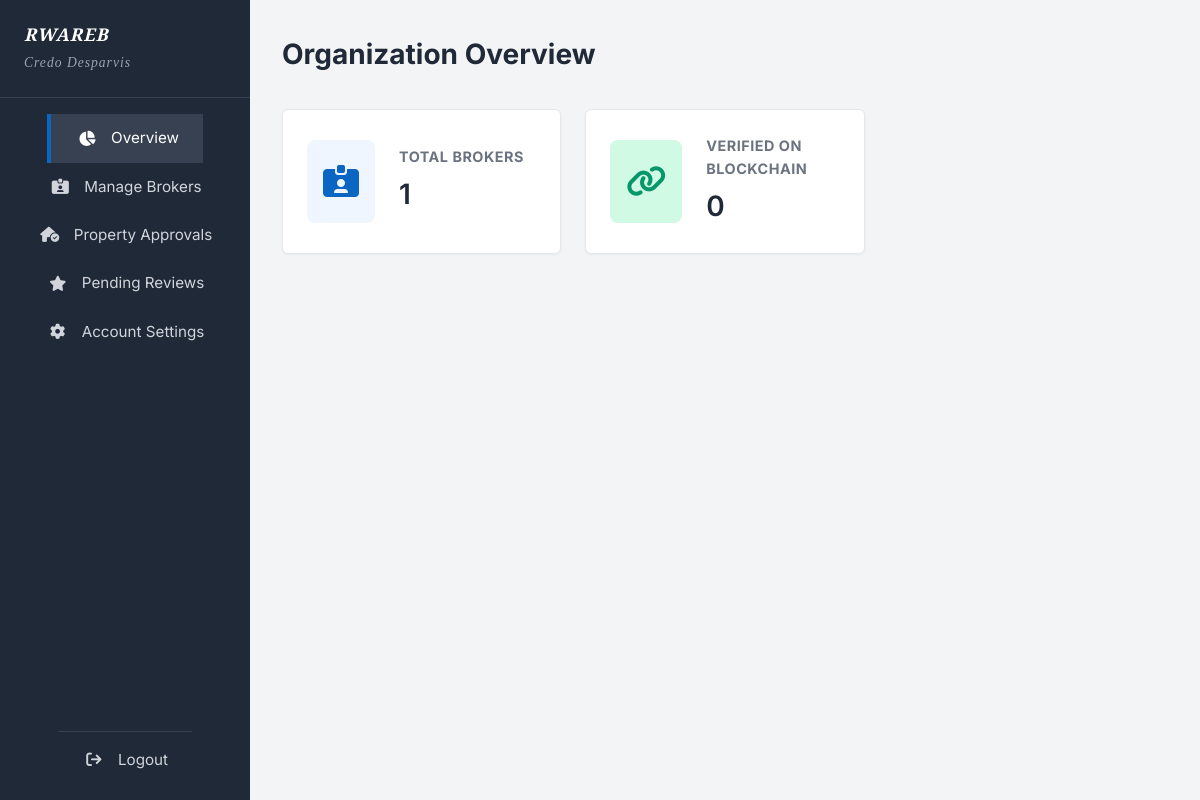
The page /assocdash (signed in) on the database its author committed.
### models.py (models this page shows)
class Organization(db.Model):
    __tablename__ = 'organizations'
    id = db.Column(db.String(36), primary_key=True, default=generate_uuid)
    name = db.Column(db.String(150), unique=True, nullable=False)
    registration_number = db.Column(db.String(100), unique=True, nullable=False)
    email = db.Column(db.String(150), nullable=False)
    phone = db.Column(db.String(30), nullable=False)
    address = db.Column(db.Text, nullable=True)
    status = db.Column(db.String(20), default='Active')  # 'Active' or 'Suspended'
    created_by = db.Column(db.String(36), db.ForeignKey('super_admins.id'), nullable=False)
    created_at = db.Column(db.DateTime, default=datetime.utcnow)
    updated_at = db.Column(db.DateTime, default=datetime.utcnow, onupdate=datetime.utcnow)
    admins = db.relationship('AssociationAdmin', backref='organization', lazy=True)

class AssociationAdmin(db.Model):
    __tablename__ = 'association_admins'
    id = db.Column(db.String(36), primary_key=True, default=generate_uuid)
    full_name = db.Column(db.String(100), nullable=False)
    email = db.Column(db.String(150), unique=True, nullable=False)
    password_hash = db.Column(db.Text, nullable=False)
    organization_id = db.Column(db.String(36), db.ForeignKey('organizations.id'), nullable=False)
    account_status = db.Column(db.String(20), default='Active')  # 'Active' or 'Revoked'
    approved_at = db.Column(db.DateTime, nullable=True)
    created_by = db.Column(db.String(36), db.ForeignKey('super_admins.id'), nullable=False)
    created_at = db.Column(db.DateTime, default=datetime.utcnow)
    updated_at = db.Column(db.DateTime, default=datetime.utcnow, onupdate=datetime.utcnow)
    wallet_address = db.Column(db.String(100), nullable=True)

### association.py (the view)
@association.route('/assocdash')
@assoc_login_required
def dashboard():
    admin = AssociationAdmin.query.get(session['assoc_admin_id'])
    total_brokers = Broker.query.filter_by(organization_id=admin.organization_id).count()
    return render_template("assoc_dashboard.html", admin=admin, total_brokers=total_brokers)

### association.py (called while the page is built)
def assoc_login_required(f):
    @wraps(f)
    def decorated_function(*args, **kwargs):
        if 'assoc_admin_id' not in session:
            return redirect(url_for('landing.login_portal'))
        return f(*args, **kwargs)
    return decorated_function

### templates/assoc_dashboard.html (shortened to what this page needs)
{% extends "assoc_base.html" %}
{% block content %}
<div class="admin-header">
    <h1>Organization Overview</h1>
</div>
<div class="metrics-grid">
    <div class="metric-card">
        <div class="metric-icon"><i class="fa-solid fa-id-card-clip"></i></div>
        <div class="metric-data">
            <h3>Total Brokers</h3>
            <p>{{ total_brokers }}</p>
        </div>
    </div>
    <div class="metric-card">
        <div class="metric-icon" style="color: #059669; background-color: #D1FAE5;"><i class="fa-solid fa-link"></i></div>
        <div class="metric-data">
            <h3>Verified on Blockchain</h3>
            <p>0</p>
        </div>
    </div>
</div>
{% endblock %}

### templates/assoc_base.html (shortened to what this page needs)
<!DOCTYPE html>
<html lang="en">
<head>
    <link rel="stylesheet" href="https://cdnjs.cloudflare.com/ajax/libs/font-awesome/6.4.0/css/all.min.css">
    <link rel="stylesheet" href="{{ url_for('static', filename='css/style.css') }}">
    <link rel="stylesheet" href="{{ url_for('static', filename='css/admin_style.css') }}">
</head>
<body>
    <div class="admin-layout">
        <aside class="admin-sidebar" style="background-color: #1F2937;">
            <div class="logo" style="padding: 1.5rem; border-bottom: 1px solid #374151;">
                <span style="display: block; font-size: 1.1rem; font-weight: bold; line-height: 1.2; color: white;">{{
                    current_admin.organization.name }}</span>
                <span
                    style="display: block; font-size: 0.85rem; color: #9CA3AF; font-weight: normal; margin-top: 0.4rem;">{{
                    current_admin.full_name }}</span>
            </div>
            <nav class="admin-nav">
                <a href="{{ url_for('association.dashboard') }}" class="{% if request.endpoint == 'association.dashboard' %}active{% endif %}">
                    <i class="fa-solid fa-chart-pie"></i> Overview
                </a>
                <a href="{{ url_for('association.brokers') }}" class="{% if 'brokers' in request.path %}active{% endif %}">
                    <i class="fa-solid fa-id-card-clip"></i> Manage Brokers
                </a>
                <a href="{{ url_for('association.manage_properties') }}" class="{% if 'properties' in request.path %}active{% endif %}">
                    <i class="fa-solid fa-house-circle-check"></i> Property Approvals
                </a>
                <a href="{{ url_for('association.manage_reviews') }}" class="{% if 'reviews' in request.path %}active{% endif %}">
                    <i class="fa-solid fa-star"></i> Pending Reviews
                </a>
                <a href="{{ url_for('association.settings') }}" class="{% if 'settings' in request.path %}active{% endif %}">
                    <i class="fa-solid fa-gear"></i> Account Settings
                </a>
                <a href="{{ url_for('association.logout') }}" style="margin-top: auto; border-top: 1px solid #374151; padding-top: 1rem;">
                    <i class="fa-solid fa-arrow-right-from-bracket"></i> Logout
                </a>
            </nav>
        </aside>
        <main class="admin-main">
            {% block content %}{% endblock %}
        </main>
    </div>
</body>
</html>

### static/css/style.css (style rules this page uses)
:root { --bg-white: #FFFFFF; --text-dark: #1F2937; --text-muted: #6B7280; --border-grey: #E5E7EB; --hover-grey: #F3F4F6; --btn-blue: #0A66C2; --btn-blue-hover: #004182; --footer-bg: #2f426b; }
body { font-family: 'Inter', sans-serif; background-color: var(--bg-white); color: var(--text-dark); margin: 0; padding: 0; line-height: 1.6; display: flex; flex-direction: column; min-height: 100vh; }
nav { max-width: 1200px; margin: 0 auto; padding: 1rem 2rem; display: flex; justify-content: space-between; align-items: center; }
.logo { font-family: 'Playfair Display', serif; font-size: 1.5rem; font-style: italic; color: var(--text-dark); text-decoration: none; letter-spacing: 1px; font-weight: 700; }
main { max-width: 1200px; margin: 0 auto; padding: 2rem; flex: 1; }

### static/css/admin_style.css (style rules this page uses)
.admin-layout { display: flex; min-height: 100vh; background-color: var(--bg-white); }
.admin-sidebar { width: 250px; background-color: var(--text-dark); color: var(--bg-white); display: flex; flex-direction: column; }
.admin-sidebar .logo { padding: 1.5rem; color: var(--bg-white); border-bottom: 1px solid #374151; display: block; }
.admin-nav { display: flex; flex-direction: column; padding: 1rem 0; flex: 1; }
.admin-nav a { color: #D1D5DB; text-decoration: none; padding: 0.75rem 1.5rem; display: flex; align-items: center; font-size: 0.95rem; transition: background-color 0.2s, color 0.2s; }
.admin-nav a:hover, .admin-nav a.active { background-color: #374151; color: var(--bg-white); border-left: 4px solid var(--btn-blue); }
.admin-nav i { margin-right: 10px; width: 20px; text-align: center; }
.admin-main { flex: 1; background-color: var(--hover-grey); padding: 2rem; overflow-y: auto; }
.admin-header { display: flex; justify-content: space-between; align-items: center; margin-bottom: 2rem; }
.admin-header h1 { margin: 0; font-size: 1.75rem; color: var(--text-dark); }
.metrics-grid { display: grid; grid-template-columns: repeat(3, 1fr); gap: 1.5rem; margin-bottom: 2rem; }
.metric-card { background-color: var(--bg-white); border: 1px solid var(--border-grey); border-radius: 6px; padding: 1.5rem; display: flex; align-items: center; box-shadow: 0 1px 3px rgba(0,0,0,0.05); }
.metric-icon { font-size: 2rem; color: var(--btn-blue); background-color: #EFF6FF; padding: 1rem; border-radius: 8px; margin-right: 1.5rem; }
.metric-data h3 { margin: 0; font-size: 0.9rem; color: var(--text-muted); text-transform: uppercase; letter-spacing: 0.5px; }
.metric-data p { margin: 0.25rem 0 0 0; font-size: 1.75rem; font-weight: 600; color: var(--text-dark); }

### templates/assoc_base.html (style rules this page uses)
.admin-nav a { display: flex; align-items: center; }
.admin-nav a i { width: 24px; margin-right: 0.75rem; }

### rows shown on the page
Organization: organization.name "RWAREB"
AssociationAdmin: full_name "Credo Desparvis"

### other values the page prints
{{ total_brokers }} "1"
